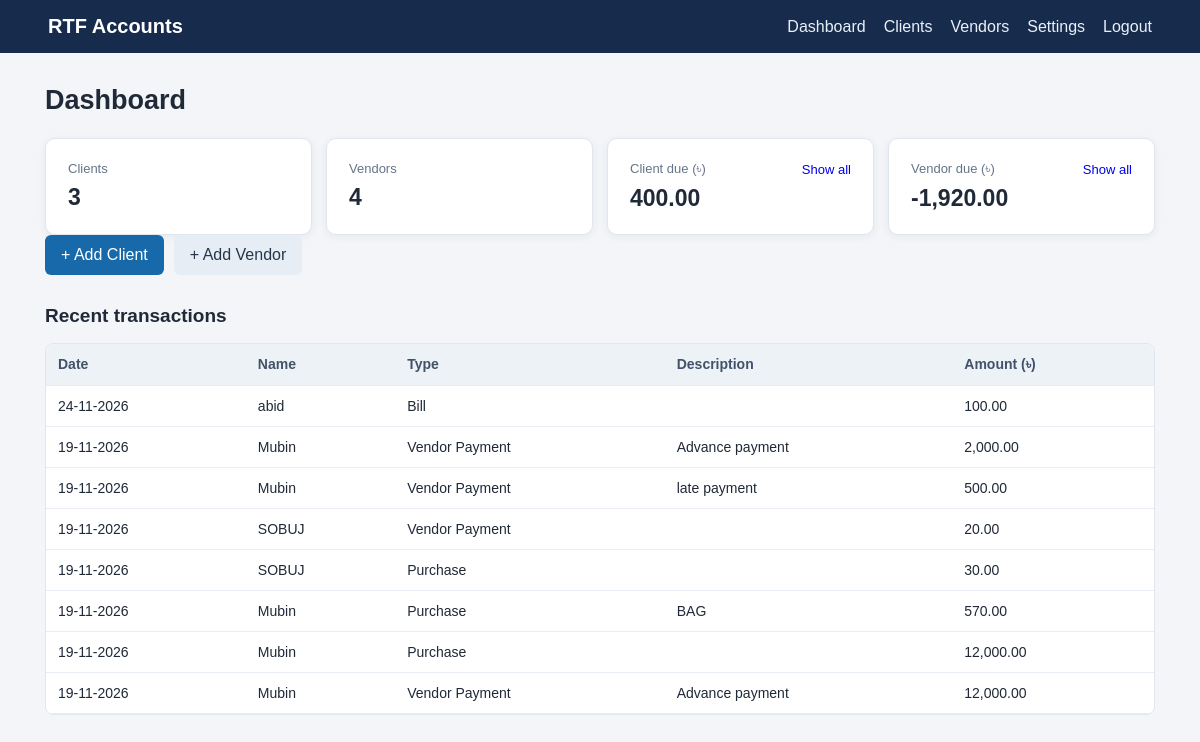
The app's page /dashboard (signed in) with its own data.
### tables this page shows
CREATE TABLE transactions(
          id INTEGER PRIMARY KEY, party_id INTEGER NOT NULL REFERENCES parties(id) ON DELETE CASCADE,
          txn_date TEXT NOT NULL, txn_type TEXT NOT NULL, description TEXT DEFAULT '',
          amount REAL NOT NULL CHECK(amount >= 0), reference TEXT DEFAULT '',
          created_at TEXT NOT NULL DEFAULT CURRENT_TIMESTAMP
        , payment REAL NOT NULL DEFAULT 0, discount REAL NOT NULL DEFAULT 0, invoice_no TEXT DEFAULT '');

CREATE TABLE parties(
          id INTEGER PRIMARY KEY, kind TEXT NOT NULL CHECK(kind IN ('client','vendor')),
          name TEXT NOT NULL, company TEXT DEFAULT '', phone TEXT DEFAULT '', address TEXT DEFAULT '',
          page_no TEXT DEFAULT '', opening_balance REAL NOT NULL DEFAULT 0, notes TEXT DEFAULT '',
          created_at TEXT NOT NULL DEFAULT CURRENT_TIMESTAMP
        );

### app.py (the view)
@app.route("/dashboard")
@login_required
def dashboard():
    with db() as con:
        parties = con.execute("SELECT * FROM parties ORDER BY name").fetchall()
        recent = con.execute("""SELECT t.*,p.name,p.kind FROM transactions t JOIN parties p ON p.id=t.party_id
                                ORDER BY t.txn_date DESC,t.id DESC LIMIT 8""").fetchall()
        totals = {"clients":0,"vendors":0,"client_due":0,"vendor_due":0}
        for p in parties:
            b = party_balance(p, con)
            if p["kind"] == "client":
                totals["clients"] += 1; totals["client_due"] += b
            else:
                totals["vendors"] += 1; totals["vendor_due"] += b
    return render_template("dashboard.html", totals=totals, recent=recent)

### app.py (called while the page is built)
def db():
    conn = sqlite3.connect(DB_PATH)
    conn.row_factory = sqlite3.Row
    conn.execute("PRAGMA foreign_keys = ON")
    return conn

def login_required(fn):
    @wraps(fn)
    def wrapped(*args, **kwargs):
        if not session.get("user_id"):
            return redirect(url_for("login"))
        return fn(*args, **kwargs)
    return wrapped

def money(value):
    return f"{float(value or 0):,.2f}"

def parse_date(value):
    value = (value or "").strip()
    try:
        return datetime.strptime(value, "%d-%m-%Y").date()
    except ValueError:
        return date.fromisoformat(value)

@app.template_filter("money")
def money_filter(value): return money(value)

@app.template_filter("dmy")
def date_dmy(value):
    if not value:
        return ""
    try:
        parsed = value if isinstance(value, date) else parse_date(str(value))
        return parsed.strftime("%d-%m-%Y")
    except ValueError:
        return str(value)

def party_balance(p, con):
    rows = con.execute("SELECT txn_type, amount, payment, discount FROM transactions WHERE party_id=?", (p["id"],)).fetchall()
    bal = float(p["opening_balance"] or 0)
    for r in rows:
        t, a = r["txn_type"], float(r["amount"])
        if p["kind"] == "client":
            if t == "bill": bal += a - float(r["payment"] or 0) - float(r["discount"] or 0)
            elif t == "adjustment_debit": bal += a
            elif t == "payment": bal -= a + float(r["discount"] or 0)
            elif t == "adjustment_credit": bal -= a
        else:
            if t in ("purchase", "adjustment_debit"): bal += a
            elif t in ("vendor_payment", "adjustment_credit"): bal -= a
    return bal

### templates/dashboard.html
{% extends "base.html" %}{% block content %}<h1>Dashboard</h1><div class="stats"><div class="stat"><span>Clients</span><strong>{{totals.clients}}</strong></div><div class="stat"><span>Vendors</span><strong>{{totals.vendors}}</strong></div><div class="stat"><div class="stat-heading"><span>Client due (৳)</span><a href="{{url_for('parties',kind='client',due=1)}}">Show all</a></div><strong>{{totals.client_due|money}}</strong></div><div class="stat"><div class="stat-heading"><span>Vendor due (৳)</span><a href="{{url_for('parties',kind='vendor',due=1)}}">Show all</a></div><strong>{{totals.vendor_due|money}}</strong></div></div><div class="actions"><a class="button" href="{{url_for('party_new',kind='client')}}">+ Add Client</a><a class="button secondary" href="{{url_for('party_new',kind='vendor')}}">+ Add Vendor</a></div><h2>Recent transactions</h2><div class="table-wrap"><table><tr><th>Date</th><th>Name</th><th>Type</th><th>Description</th><th>Amount (৳)</th></tr>{% for t in recent %}<tr><td>{{t.txn_date|dmy}}</td><td>{{t.name}}</td><td>{{t.txn_type|replace('_',' ')|title}}</td><td>{{t.description}}</td><td>{{t.amount|money}}</td></tr>{% else %}<tr><td colspan="5">No transactions yet.</td></tr>{% endfor %}</table></div>{% endblock %}

### templates/base.html
<!doctype html>
<html lang="en"><head><meta charset="utf-8"><meta name="viewport" content="width=device-width,initial-scale=1">
<title>RTF Accounts</title><link rel="stylesheet" href="{{ url_for('static',filename='style.css') }}"></head>
<body>{% if session.get('user_id') %}<header><a class="brand" href="{{url_for('dashboard')}}">RTF Accounts</a><nav>
<a href="{{url_for('dashboard')}}">Dashboard</a><a href="{{url_for('parties',kind='client')}}">Clients</a><a href="{{url_for('parties',kind='vendor')}}">Vendors</a><a href="{{url_for('settings')}}">Settings</a><a href="{{url_for('logout')}}">Logout</a></nav></header>{% endif %}
<main>{% with msgs=get_flashed_messages(with_categories=true) %}{% for category,msg in msgs %}<div class="flash {{category}}">{{msg}}</div>{% endfor %}{% endwith %}
{% if standalone_message %}<p>{{standalone_message}}</p>{% else %}{% block content %}{% endblock %}{% endif %}</main></body></html>

### static/style.css (style rules this page uses)
:root { font-family:Arial,Helvetica,sans-serif;color:#1f2937;background:#f3f5f8 }
* { box-sizing:border-box }
body { margin:0 }
header { background:#172b4d;color:white;padding:15px 4%;display:flex;justify-content:space-between;align-items:center;gap:20px;flex-wrap:wrap }
.brand { font-size:20px;font-weight:bold;color:#fff;text-decoration:none }
nav { display:flex;gap:18px;flex-wrap:wrap }
nav a { color:#eaf0fa;text-decoration:none }
main { max-width:1150px;margin:32px auto;padding:0 20px }
h1 { margin:0 0 22px;font-size:27px }
h2 { font-size:19px;margin-top:30px }
.panel,.login,.stat { background:white;border:1px solid #e1e6ee;border-radius:10px;padding:22px;box-shadow:0 2px 8px #1d355710 }
button,.button { display:inline-block;border:0;border-radius:6px;background:#1769aa;color:white;padding:11px 16px;font:inherit;text-decoration:none;cursor:pointer }
.secondary { background:#e7edf4;color:#26374b }
.stats { display:grid;grid-template-columns:repeat(4,1fr);gap:14px }
.stat span { display:block;color:#65748b;font-size:13px }
.stat strong { display:block;font-size:23px;margin-top:8px }
.actions,.pagehead { display:flex;align-items:center;gap:10px;flex-wrap:wrap }
.table-wrap { overflow:auto;background:white;border:1px solid #e1e6ee;border-radius:8px }
table { width:100%;border-collapse:collapse;min-width:680px }
th,td { text-align:left;padding:12px;border-bottom:1px solid #e8edf3;font-size:14px }
th { background:#edf2f7;color:#42526a }
.stat-heading { display:flex;justify-content:space-between;align-items:center;gap:8px }
.stat-heading span { display:block }
.stat-heading a { font-size:13px;white-space:nowrap;text-decoration:none }

### records on screen
transactions: txn_date|dmy "24-11-2026", name "abid", txn_type "Bill", amount "100.00"
transactions: txn_date|dmy "19-11-2026", name "Mubin", txn_type "Vendor Payment", description "Advance payment", amount "2,000.00"
transactions: txn_date|dmy "19-11-2026", name "Mubin", txn_type "Vendor Payment", description "late payment", amount "500.00"
transactions: txn_date|dmy "19-11-2026", name "SOBUJ", txn_type "Vendor Payment", amount "20.00"
transactions: txn_date|dmy "19-11-2026", name "SOBUJ", txn_type "Purchase", amount "30.00"
transactions: txn_date|dmy "19-11-2026", name "Mubin", txn_type "Purchase", description "BAG", amount "570.00"
transactions: txn_date|dmy "19-11-2026", name "Mubin", txn_type "Purchase", amount "12,000.00"
transactions: txn_date|dmy "19-11-2026", name "Mubin", txn_type "Vendor Payment", description "Advance payment", amount "12,000.00"

### other values on screen
{{ totals.clients }} "3"
{{ totals.vendors }} "4"
{{ totals.client_due|money }} "400.00"
{{ totals.vendor_due|money }} "-1,920.00"
